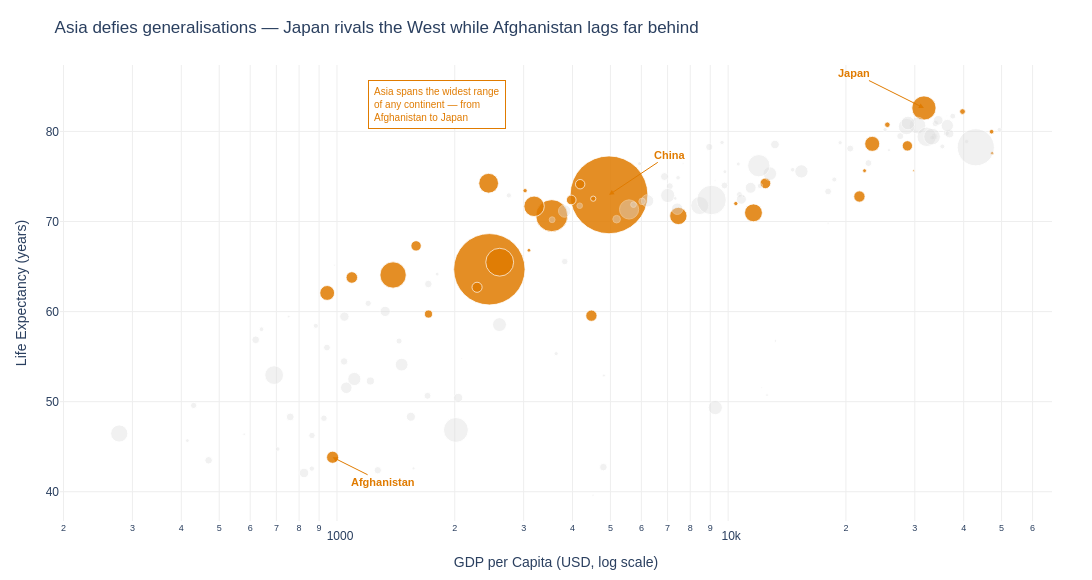

Source (notebook cell):
### Markdown cell above
## Task 2 — Bubble chart: tell a story

**What to build:** A bubble chart (full 2007 dataset, all countries) where:
- x = GDP per capita (log scale)
- y = life expectancy
- size = population
- colour = ONE continent highlighted (your choice), all others grey
- At least one annotation explaining the highlighted group's story

> This is the grey-and-highlight technique applied to a bubble chart.

### Code cell
# Task 2
import math

df_2007 = df.loc[df['year'] == 2007].copy()

highlight_continent = 'Asia'
color_map = {c: ('#E07B00' if c == highlight_continent else '#DDDDDD')
             for c in df_2007['continent'].unique()}

fig = px.scatter(
    data_frame=df_2007,
    x='gdpPercap',
    y='lifeExp',
    size='pop',
    color='continent',
    color_discrete_map=color_map,
    hover_name='country',
    log_x=True,
    size_max=55,
    opacity=0.75,
    labels={
        'gdpPercap': 'GDP per Capita (USD, log scale)',
        'lifeExp': 'Life Expectancy (years)',
        'pop': 'Population',
        'continent': ''
    },
    custom_data=['country', 'pop']
)

fig.update_traces(
    hovertemplate='<b>%{hovertext}</b><br>'
                  'GDP per capita: $%{x:,.0f}<br>'
                  'Life expectancy: %{y:.1f} yrs<br>'
                  'Population: %{customdata[1]:,.0f}<extra></extra>',
    showlegend=False
)

fig.update_traces(
    selector=dict(name=highlight_continent),
    marker=dict(opacity=0.85, line=dict(width=0.8, color='white')),
    showlegend=False
)
fig.update_traces(
    selector=lambda t: t.name != highlight_continent,
    marker=dict(opacity=0.4)
)

for country, ax, ay in [('China', 60, -40), ('Japan', -70, -35), ('Afghanistan', 50, 25)]:
    row = df_2007.loc[df_2007['country'] == country].iloc[0]
    fig.add_annotation(
        x=math.log10(row['gdpPercap']), y=row['lifeExp'],
        text=f'<b>{country}</b>', showarrow=True,
        arrowhead=2, arrowcolor='#E07B00', ax=ax, ay=ay,
        font=dict(size=11, family='Arial', color='#E07B00')
    )

fig.add_annotation(
    x=math.log10(1800), y=83,
    text='Asia spans the widest range<br>of any continent — from<br>Afghanistan to Japan',
    showarrow=False,
    font=dict(color='#E07B00', size=10, family='Arial'),
    bgcolor='white', bordercolor='#E07B00', borderwidth=1, borderpad=5,
    align='left'
)

fig.update_layout(
    title='Asia defies generalisations — Japan rivals the West while Afghanistan lags far behind',
    plot_bgcolor='white',
    paper_bgcolor='white',
    font=dict(family='Arial', size=12),
    xaxis=dict(gridcolor='#EEEEEE', showgrid=True),
    yaxis=dict(gridcolor='#EEEEEE', showgrid=True, zeroline=False),
    margin=dict(l=60, r=40, t=65, b=40),
    height=580,
    width=1100
)

fig.show()

### Figure 1 — Plotly figure (JSON) as saved in the notebook; plotly's stock layout.template omitted (floating-point values rounded to 4 significant figures)
{"data": [{"customdata": [["Afghanistan", 31889923], ["Bahrain", 708573], ["Bangladesh", 150448339], ["Cambodia", 14131858], ["China", 1318683096], ["Hong Kong, China", 6980412], ["India", 1110396331], ["Indonesia", 223547000], ["Iran", 69453570], ["Iraq", 27499638], ["Israel", 6426679], ["Japan", 127467972], ["Jordan", 6053193], ["Korea, Dem. Rep.", 23301725], ["Korea, Rep.", 49044790], ["Kuwait", 2505559], ["Lebanon", 3921278], ["Malaysia", 24821286], ["Mongolia", 2874127], ["Myanmar", 47761980], ["Nepal", 28901790], ["Oman", 3204897], ["Pakistan", 169270617], ["Philippines", 91077287], ["Saudi Arabia", 27601038], ["Singapore", 4553009], ["Sri Lanka", 20378239], ["Syria", 19314747], ["Taiwan", 23174294], ["Thailand", 65068149], ["Vietnam", 85262356], ["West Bank and Gaza", 4018332], ["Yemen, Rep.", 22211743]], "hovertemplate": "<b>%{hovertext}</b><br>GDP per capita: $%{x:,.0f}<br>Life expectancy: %{y:.1f} yrs<br>Population: %{customdata[1]:,.0f}<extra></extra>", "hovertext": ["Afghanistan", "Bahrain", "Bangladesh", "Cambodia", "China", "Hong Kong, China", "India", "Indonesia", "Iran", "Iraq", "Israel", "Japan", "Jordan", "Korea, Dem. Rep.", "Korea, Rep.", "Kuwait", "Lebanon", "Malaysia", "Mongolia", "Myanmar", "Nepal", "Oman", "Pakistan", "Philippines", "Saudi Arabia", "Singapore", "Sri Lanka", "Syria", "Taiwan", "Thailand", "Vietnam", "West Bank and Gaza", "Yemen, Rep."], "legendgroup": "Asia", "marker": {"color": "#E07B00", "line": {"color": "white", "width": 0.8}, "opacity": 0.85, "size": [31889923, 708573, 150448339, 14131858, 1318683096, 6980412, 1110396331, 223547000, 69453570, 27499638, 6426679, 127467972, 6053193, 23301725, 49044790, 2505559, 3921278, 24821286, 2874127, 47761980, 28901790, 3204897, 169270617, 91077287, 27601038, 4553009, 20378239, 19314747, 23174294, 65068149, 85262356, 4018332, 22211743], "sizemode": "area", "sizeref": 435900.0, "symbol": "circle"}, "mode": "markers", "name": "Asia", "orientation": "v", "showlegend": false, "type": "scatter", "x": [974.6, 29800.0, 1391.0, 1714.0, 4959.0, 39720.0, 2452.0, 3541.0, 11610.0, 4471.0, 25520.0, 31660.0, 4519.0, 1593.0, 23350.0, 47310.0, 10460.0, 12450.0, 3096.0, 944.0, 1091.0, 22320.0, 2606.0, 3190.0, 21650.0, 47140.0, 3970.0, 4185.0, 28720.0, 7458.0, 2442.0, 3025.0, 2281.0], "xaxis": "x", "y": [43.83, 75.64, 64.06, 59.72, 72.96, 82.21, 64.7, 70.65, 70.96, 59.55, 80.75, 82.6, 72.53, 67.3, 78.62, 77.59, 71.99, 74.24, 66.8, 62.07, 63.78, 75.64, 65.48, 71.69, 72.78, 79.97, 72.4, 74.14, 78.4, 70.62, 74.25, 73.42, 62.7], "yaxis": "y"}, {"customdata": [["Albania", 3600523], ["Austria", 8199783], ["Belgium", 10392226], ["Bosnia and Herzegovina", 4552198], ["Bulgaria", 7322858], ["Croatia", 4493312], ["Czech Republic", 10228744], ["Denmark", 5468120], ["Finland", 5238460], ["France", 61083916], ["Germany", 82400996], ["Greece", 10706290], ["Hungary", 9956108], ["Iceland", 301931], ["Ireland", 4109086], ["Italy", 58147733], ["Montenegro", 684736], ["Netherlands", 16570613], ["Norway", 4627926], ["Poland", 38518241], ["Portugal", 10642836], ["Romania", 22276056], ["Serbia", 10150265], ["Slovak Republic", 5447502], ["Slovenia", 2009245], ["Spain", 40448191], ["Sweden", 9031088], ["Switzerland", 7554661], ["Turkey", 71158647], ["United Kingdom", 60776238]], "hovertemplate": "<b>%{hovertext}</b><br>GDP per capita: $%{x:,.0f}<br>Life expectancy: %{y:.1f} yrs<br>Population: %{customdata[1]:,.0f}<extra></extra>", "hovertext": ["Albania", "Austria", "Belgium", "Bosnia and Herzegovina", "Bulgaria", "Croatia", "Czech Republic", "Denmark", "Finland", "France", "Germany", "Greece", "Hungary", "Iceland", "Ireland", "Italy", "Montenegro", "Netherlands", "Norway", "Poland", "Portugal", "Romania", "Serbia", "Slovak Republic", "Slovenia", "Spain", "Sweden", "Switzerland", "Turkey", "United Kingdom"], "legendgroup": "Europe", "marker": {"color": "#DDDDDD", "opacity": 0.4, "size": [3600523, 8199783, 10392226, 4552198, 7322858, 4493312, 10228744, 5468120, 5238460, 61083916, 82400996, 10706290, 9956108, 301931, 4109086, 58147733, 684736, 16570613, 4627926, 38518241, 10642836, 22276056, 10150265, 5447502, 2009245, 40448191, 9031088, 7554661, 71158647, 60776238], "sizemode": "area", "sizeref": 435900.0, "symbol": "circle"}, "mode": "markers", "name": "Europe", "orientation": "v", "showlegend": false, "type": "scatter", "x": [5937.0, 36130.0, 33690.0, 7446.0, 10680.0, 14620.0, 22830.0, 35280.0, 33210.0, 30470.0, 32170.0, 27540.0, 18010.0, 36180.0, 40680.0, 28570.0, 9254.0, 36800.0, 49360.0, 15390.0, 20510.0, 10810.0, 9787.0, 18680.0, 25770.0, 28820.0, 33860.0, 37510.0, 8458.0, 33200.0], "xaxis": "x", "y": [76.42, 79.83, 79.44, 74.85, 73.0, 75.75, 76.49, 78.33, 79.31, 80.66, 79.41, 79.48, 73.34, 81.76, 78.89, 80.55, 74.54, 79.76, 80.2, 75.56, 78.1, 72.48, 74.0, 74.66, 77.93, 80.94, 80.88, 81.7, 71.78, 79.42], "yaxis": "y"}, {"customdata": [["Algeria", 33333216], ["Angola", 12420476], ["Benin", 8078314], ["Botswana", 1639131], ["Burkina Faso", 14326203], ["Burundi", 8390505], ["Cameroon", 17696293], ["Central African Republic", 4369038], ["Chad", 10238807], ["Comoros", 710960], ["Congo, Dem. Rep.", 64606759], ["Congo, Rep.", 3800610], ["Cote d'Ivoire", 18013409], ["Djibouti", 496374], ["Egypt", 80264543], ["Equatorial Guinea", 551201], ["Eritrea", 4906585], ["Ethiopia", 76511887], ["Gabon", 1454867], ["Gambia", 1688359], ["Ghana", 22873338], ["Guinea", 9947814], ["Guinea-Bissau", 1472041], ["Kenya", 35610177], ["Lesotho", 2012649], ["Liberia", 3193942], ["Libya", 6036914], ["Madagascar", 19167654], ["Malawi", 13327079], ["Mali", 12031795], ["Mauritania", 3270065], ["Mauritius", 1250882], ["Morocco", 33757175], ["Mozambique", 19951656], ["Namibia", 2055080], ["Niger", 12894865], ["Nigeria", 135031164], ["Reunion", 798094], ["Rwanda", 8860588], ["Sao Tome and Principe", 199579], ["Senegal", 12267493], ["Sierra Leone", 6144562], ["Somalia", 9118773], ["South Africa", 43997828], ["Sudan", 42292929], ["Swaziland", 1133066], ["Tanzania", 38139640], ["Togo", 5701579], ["Tunisia", 10276158], ["Uganda", 29170398], ["Zambia", 11746035], ["Zimbabwe", 12311143]], "hovertemplate": "<b>%{hovertext}</b><br>GDP per capita: $%{x:,.0f}<br>Life expectancy: %{y:.1f} yrs<br>Population: %{customdata[1]:,.0f}<extra></extra>", "hovertext": ["Algeria", "Angola", "Benin", "Botswana", "Burkina Faso", "Burundi", "Cameroon", "Central African Republic", "Chad", "Comoros", "Congo, Dem. Rep.", "Congo, Rep.", "Cote d'Ivoire", "Djibouti", "Egypt", "Equatorial Guinea", "Eritrea", "Ethiopia", "Gabon", "Gambia", "Ghana", "Guinea", "Guinea-Bissau", "Kenya", "Lesotho", "Liberia", "Libya", "Madagascar", "Malawi", "Mali", "Mauritania", "Mauritius", "Morocco", "Mozambique", "Namibia", "Niger", "Nigeria", "Reunion", "Rwanda", "Sao Tome and Principe", "Senegal", "Sierra Leone", "Somalia", "South Africa", "Sudan", "Swaziland", "Tanzania", "Togo", "Tunisia", "Uganda", "Zambia", "Zimbabwe"], "legendgroup": "Africa", "marker": {"color": "#DDDDDD", "opacity": 0.4, "size": [33333216, 12420476, 8078314, 1639131, 14326203, 8390505, 17696293, 4369038, 10238807, 710960, 64606759, 3800610, 18013409, 496374, 80264543, 551201, 4906585, 76511887, 1454867, 1688359, 22873338, 9947814, 1472041, 35610177, 2012649, 3193942, 6036914, 19167654, 13327079, 12031795, 3270065, 1250882, 33757175, 19951656, 2055080, 12894865, 135031164, 798094, 8860588, 199579, 12267493, 6144562, 9118773, 43997828, 42292929, 1133066, 38139640, 5701579, 10276158, 29170398, 11746035, 12311143], "sizemode": "area", "sizeref": 435900.0, "symbol": "circle"}, "mode": "markers", "name": "Africa", "orientation": "v", "showlegend": false, "type": "scatter", "x": [6223.0, 4797.0, 1441.0, 12570.0, 1217.0, 430.1, 2042.0, 706.0, 1704.0, 986.1, 277.6, 3633.0, 1545.0, 2082.0, 5581.0, 12150.0, 641.4, 690.8, 13210.0, 752.7, 1328.0, 942.7, 579.2, 1463.0, 1569.0, 414.5, 12060.0, 1045.0, 759.3, 1043.0, 1803.0, 10960.0, 3820.0, 823.7, 4811.0, 619.7, 2014.0, 7670.0, 863.1, 1598.0, 1712.0, 862.5, 926.1, 9270.0, 2602.0, 4513.0, 1107.0, 883.0, 7093.0, 1056.0, 1271.0, 469.7], "xaxis": "x", "y": [72.3, 42.73, 56.73, 50.73, 52.3, 49.58, 50.43, 44.74, 50.65, 65.15, 46.46, 55.32, 48.33, 54.79, 71.34, 51.58, 58.04, 52.95, 56.73, 59.45, 60.02, 56.01, 46.39, 54.11, 42.59, 45.68, 73.95, 59.44, 48.3, 54.47, 64.16, 72.8, 71.16, 42.08, 52.91, 56.87, 46.86, 76.44, 46.24, 65.53, 63.06, 42.57, 48.16, 49.34, 58.56, 39.61, 52.52, 58.42, 73.92, 51.54, 42.38, 43.49], "yaxis": "y"}, {"customdata": [["Argentina", 40301927], ["Bolivia", 9119152], ["Brazil", 190010647], ["Canada", 33390141], ["Chile", 16284741], ["Colombia", 44227550], ["Costa Rica", 4133884], ["Cuba", 11416987], ["Dominican Republic", 9319622], ["Ecuador", 13755680], ["El Salvador", 6939688], ["Guatemala", 12572928], ["Haiti", 8502814], ["Honduras", 7483763], ["Jamaica", 2780132], ["Mexico", 108700891], ["Nicaragua", 5675356], ["Panama", 3242173], ["Paraguay", 6667147], ["Peru", 28674757], ["Puerto Rico", 3942491], ["Trinidad and Tobago", 1056608], ["United States", 301139947], ["Uruguay", 3447496], ["Venezuela", 26084662]], "hovertemplate": "<b>%{hovertext}</b><br>GDP per capita: $%{x:,.0f}<br>Life expectancy: %{y:.1f} yrs<br>Population: %{customdata[1]:,.0f}<extra></extra>", "hovertext": ["Argentina", "Bolivia", "Brazil", "Canada", "Chile", "Colombia", "Costa Rica", "Cuba", "Dominican Republic", "Ecuador", "El Salvador", "Guatemala", "Haiti", "Honduras", "Jamaica", "Mexico", "Nicaragua", "Panama", "Paraguay", "Peru", "Puerto Rico", "Trinidad and Tobago", "United States", "Uruguay", "Venezuela"], "legendgroup": "Americas", "marker": {"color": "#DDDDDD", "opacity": 0.4, "size": [40301927, 9119152, 190010647, 33390141, 16284741, 44227550, 4133884, 11416987, 9319622, 13755680, 6939688, 12572928, 8502814, 7483763, 2780132, 108700891, 5675356, 3242173, 6667147, 28674757, 3942491, 1056608, 301139947, 3447496, 26084662], "sizemode": "area", "sizeref": 435900.0, "symbol": "circle"}, "mode": "markers", "name": "Americas", "orientation": "v", "showlegend": false, "type": "scatter", "x": [12780.0, 3822.0, 9066.0, 36320.0, 13170.0, 7007.0, 9645.0, 8948.0, 6025.0, 6873.0, 5728.0, 5186.0, 1202.0, 3548.0, 7321.0, 11980.0, 2749.0, 9809.0, 4173.0, 7409.0, 19330.0, 18010.0, 42950.0, 10610.0, 11420.0], "xaxis": "x", "y": [75.32, 65.55, 72.39, 80.65, 78.55, 72.89, 78.78, 78.27, 72.23, 74.99, 71.88, 70.26, 60.92, 70.2, 72.57, 76.19, 72.9, 75.54, 71.75, 71.42, 78.75, 69.82, 78.24, 76.38, 73.75], "yaxis": "y"}, {"customdata": [["Australia", 20434176], ["New Zealand", 4115771]], "hovertemplate": "<b>%{hovertext}</b><br>GDP per capita: $%{x:,.0f}<br>Life expectancy: %{y:.1f} yrs<br>Population: %{customdata[1]:,.0f}<extra></extra>", "hovertext": ["Australia", "New Zealand"], "legendgroup": "Oceania", "marker": {"color": "#DDDDDD", "opacity": 0.4, "size": [20434176, 4115771], "sizemode": "area", "sizeref": 435900.0, "symbol": "circle"}, "mode": "markers", "name": "Oceania", "orientation": "v", "showlegend": false, "type": "scatter", "x": [34440.0, 25190.0], "xaxis": "x", "y": [81.23, 80.2], "yaxis": "y"}], "layout": {"annotations": [{"arrowcolor": "#E07B00", "arrowhead": 2, "ax": 60, "ay": -40, "font": {"color": "#E07B00", "family": "Arial", "size": 11}, "showarrow": true, "text": "<b>China</b>", "x": 3.695, "y": 72.96}, {"arrowcolor": "#E07B00", "arrowhead": 2, "ax": -70, "ay": -35, "font": {"color": "#E07B00", "family": "Arial", "size": 11}, "showarrow": true, "text": "<b>Japan</b>", "x": 4.5, "y": 82.6}, {"arrowcolor": "#E07B00", "arrowhead": 2, "ax": 50, "ay": 25, "font": {"color": "#E07B00", "family": "Arial", "size": 11}, "showarrow": true, "text": "<b>Afghanistan</b>", "x": 2.989, "y": 43.83}, {"align": "left", "bgcolor": "white", "bordercolor": "#E07B00", "borderpad": 5, "borderwidth": 1, "font": {"color": "#E07B00", "family": "Arial", "size": 10}, "showarrow": false, "text": "Asia spans the widest range<br>of any continent — from<br>Afghanistan to Japan", "x": 3.255, "y": 83}], "font": {"family": "Arial", "size": 12}, "height": 580, "legend": {"itemsizing": "constant", "title": {"text": ""}, "tracegroupgap": 0}, "margin": {"b": 40, "l": 60, "r": 40, "t": 65}, "paper_bgcolor": "white", "plot_bgcolor": "white", "title": {"text": "Asia defies generalisations — Japan rivals the West while Afghanistan lags far behind"}, "width": 1100, "xaxis": {"anchor": "y", "domain": [0, 1], "gridcolor": "#EEEEEE", "showgrid": true, "title": {"text": "GDP per Capita (USD, log scale)"}, "type": "log"}, "yaxis": {"anchor": "x", "domain": [0, 1], "gridcolor": "#EEEEEE", "showgrid": true, "title": {"text": "Life Expectancy (years)"}, "zeroline": false}}}
